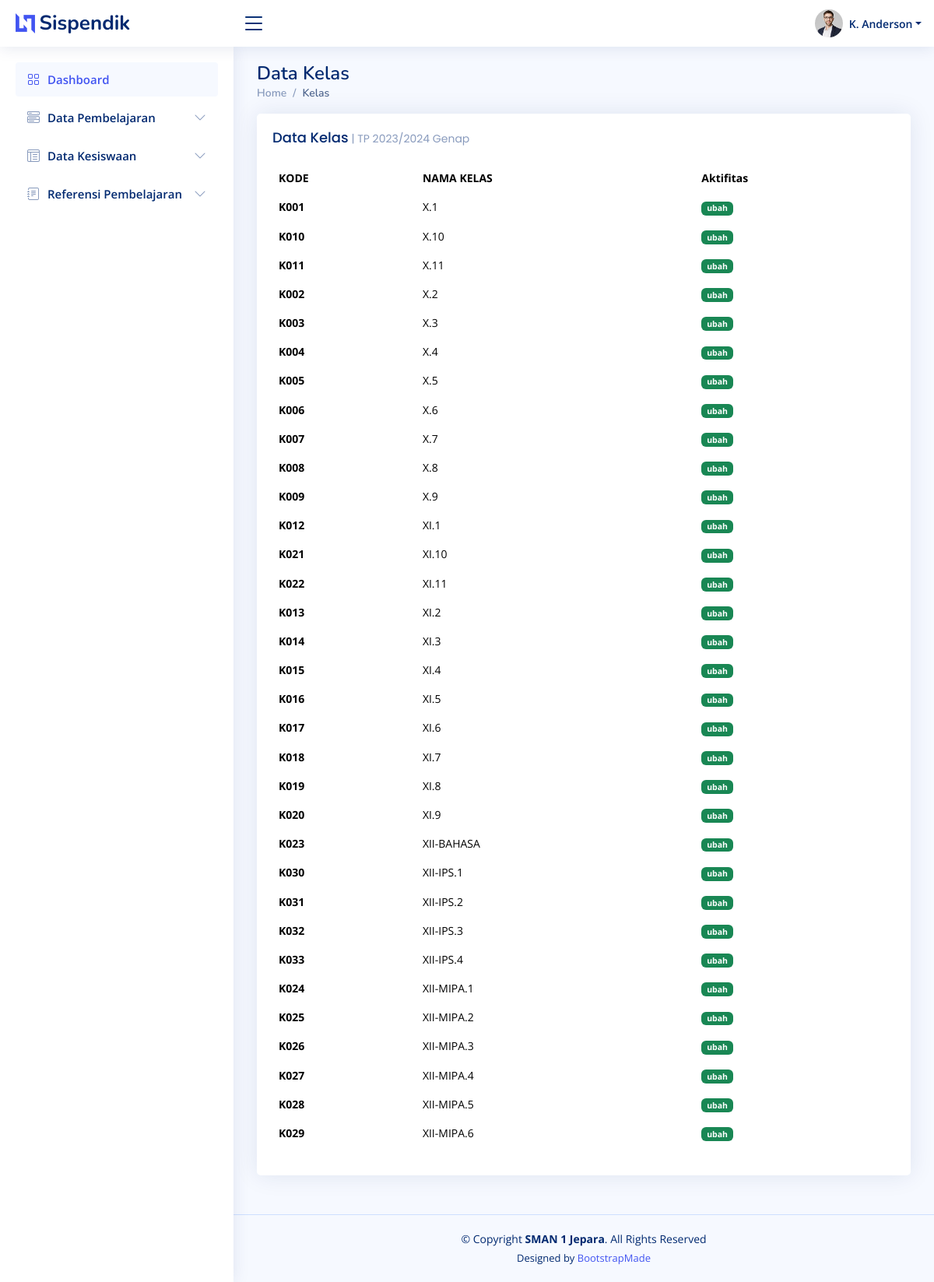
Page /webmin/kelas.php on the committed database.
### tables this page shows
CREATE TABLE IF NOT EXISTS `tahun_pelajaran` (
  `IDTP` char(5) NOT NULL,
  `KETERANGAN` varchar(20) NOT NULL,
  `AKTIF` enum('yes','no') NOT NULL,
  PRIMARY KEY (`IDTP`)
);

CREATE TABLE IF NOT EXISTS `ref_kelas` (
  `KD_KELAS` char(10) NOT NULL,
  `NAMA_KELAS` char(20) DEFAULT NULL,
  PRIMARY KEY (`KD_KELAS`)
);

### webmin/promp.php (called while the page is built, shortened)
<?php
include_once '../config/koneksi.php';
$queryTp = $con->query("SELECT * FROM tahun_pelajaran WHERE AKTIF='yes'");
$data_tp = $queryTp->fetch_array();

### webmin/kelas.php (the view, shortened to what this page needs)
<?php
include_once("promp.php");
?>
<!DOCTYPE html>
<html lang="en">
<head>
    <link href="assets/vendor/bootstrap/css/bootstrap.min.css" rel="stylesheet">
    <link href="assets/vendor/bootstrap-icons/bootstrap-icons.css" rel="stylesheet">
    <link href="assets/vendor/boxicons/css/boxicons.min.css" rel="stylesheet">
    <link href="assets/vendor/quill/quill.snow.css" rel="stylesheet">
    <link href="assets/vendor/quill/quill.bubble.css" rel="stylesheet">
    <link href="assets/vendor/remixicon/remixicon.css" rel="stylesheet">
    <link href="assets/vendor/simple-datatables/style.css" rel="stylesheet">
    <link href="assets/css/style.css" rel="stylesheet">
</head>
<body>
    <header id="header" class="header fixed-top d-flex align-items-center">
        <div class="d-flex align-items-center justify-content-between">
            <a href="index.php" class="logo d-flex align-items-center">
                <img src="assets/img/logo.png" alt="">
                <span class="d-none d-lg-block">Sispendik</span>
            </a>
            <i class="bi bi-list toggle-sidebar-btn"></i>
        </div>
        <nav class="header-nav ms-auto">
            <ul class="d-flex align-items-center">
                <li class="nav-item dropdown pe-3">
                    <a class="nav-link nav-profile d-flex align-items-center pe-0" href="#" data-bs-toggle="dropdown">
                        <img src="assets/img/profile-img.jpg" alt="Profile" class="rounded-circle">
                        <span class="d-none d-md-block dropdown-toggle ps-2">K. Anderson</span>
                    </a>
                </li>
            </ul>
        </nav>
    </header>
    <?php
    include "_komponen/menu.php";
    ?>
    <main id="main" class="main">
        <div class="pagetitle">
            <h1>Data Kelas</h1>
            <nav>
                <ol class="breadcrumb">
                    <li class="breadcrumb-item"><a href="index.html">Home</a></li>
                    <li class="breadcrumb-item active">Kelas</li>
                </ol>
            </nav>
        </div>
        <section class="section dashboard">
            <div class="row">
                <div class="col-lg-12">
                    <div class="row">
                        <div class="col-12">
                            <div class="card recent-sales overflow-auto">
                                <div class="card-body">
                                    <h5 class="card-title">Data Kelas<span> | TP <?php echo $data_tp['KETERANGAN'] ?></span></h5>
                                    <table class="table table-borderless datatable">
                                        <thead>
                                            <tr>
                                                <th scope="col">KODE</th>
                                                <th scope="col">NAMA KELAS</th>
                                                <th scope="col">Aktifitas</th>
                                            </tr>
                                        </thead>
                                        <tbody>
                                            <?php
                                            $stmts = $con->query("SELECT * FROM ref_kelas ORDER BY NAMA_KELAS ASC");
                                            while ($data = $stmts->fetch_array()) {
                                                echo "<tr><th scope='row'>" . $data['KD_KELAS'] . "</th>
                                                <td>" . $data['NAMA_KELAS'] . "</td>
                                                ";
                                                echo  "<td><a href='rombel_edit.php?id=" . $data['KD_KELAS'] . "' class='badge bg-success'>ubah</a></td></tr>";
                                            }
                                            ?>
                                        </tbody>
                                    </table>
                                </div>
                            </div>
                        </div>
                    </div>
                </div>
            </div>
        </section>
    </main>
    <footer id="footer" class="footer">
        <div class="copyright">
            &copy; Copyright <strong><span>SMAN 1 Jepara</span></strong>. All Rights Reserved
        </div>
        <div class="credits">
            Designed by <a href="https://bootstrapmade.com/">BootstrapMade</a>
        </div>
    </footer>
</body>
</html>

### webmin/_komponen/menu.php (shortened to what this page needs)
<aside id="sidebar" class="sidebar">
    <ul class="sidebar-nav" id="sidebar-nav">
        <li class="nav-item">
            <a class="nav-link " href="index.php">
                <i class="bi bi-grid"></i>
                <span>Dashboard</span>
            </a>
        </li>
        <li class="nav-item">
            <a class="nav-link collapsed" data-bs-target="#components-nav" data-bs-toggle="collapse" href="#">
                <i class="bi bi-menu-button-wide"></i><span>Data Pembelajaran</span><i class="bi bi-chevron-down ms-auto"></i>
            </a>
        </li>
        <li class="nav-item">
            <a class="nav-link collapsed" data-bs-target="#tables-nav" data-bs-toggle="collapse" href="#">
                <i class="bi bi-layout-text-window-reverse"></i><span>Data Kesiswaan</span><i class="bi bi-chevron-down ms-auto"></i>
            </a>
        </li>
        <li class="nav-item">
            <a class="nav-link collapsed" data-bs-target="#forms-nav" data-bs-toggle="collapse" href="#">
                <i class="bi bi-journal-text"></i><span>Referensi Pembelajaran</span><i class="bi bi-chevron-down ms-auto"></i>
            </a>
        </li>
    </ul>
</aside>

### webmin/assets/css/style.css (style rules this page uses)
:root { scroll-behavior: smooth; }
body { font-family: "Open Sans", sans-serif; background: #f6f9ff; color: #444444; }
a { color: #4154f1; text-decoration: none; }
h1, h2, h3, h4, h5, h6 { font-family: "Nunito", sans-serif; }
#main { margin-top: 60px; padding: 20px 30px; transition: all 0.3s; }
.pagetitle { margin-bottom: 10px; }
.pagetitle h1 { font-size: 24px; margin-bottom: 0; font-weight: 600; color: #012970; }
.card { margin-bottom: 30px; border: none; border-radius: 5px; box-shadow: 0px 0 30px rgba(1, 41, 112, 0.1); }
.card-title { padding: 20px 0 15px 0; font-size: 18px; font-weight: 500; color: #012970; font-family: "Poppins", sans-serif; }
.card-title span { color: #899bbd; font-size: 14px; font-weight: 400; }
.card-body { padding: 0 20px 20px 20px; }
.breadcrumb { font-size: 14px; font-family: "Nunito", sans-serif; color: #899bbd; font-weight: 600; }
.breadcrumb a { color: #899bbd; transition: 0.3s; }
.breadcrumb .breadcrumb-item::before { color: #899bbd; }
.breadcrumb .active { color: #51678f; font-weight: 600; }
.logo { line-height: 1; }
@media (min-width: 1200px) { .logo { width: 280px; } }
.logo img { max-height: 26px; margin-right: 6px; }
.logo span { font-size: 26px; font-weight: 700; color: #012970; font-family: "Nunito", sans-serif; }
.header { transition: all 0.5s; z-index: 997; height: 60px; box-shadow: 0px 2px 20px rgba(1, 41, 112, 0.1); background-color: #fff; padding-left: 20px; }
.header .toggle-sidebar-btn { font-size: 32px; padding-left: 10px; cursor: pointer; color: #012970; }
.header-nav ul { list-style: none; }
.header-nav>ul { margin: 0; padding: 0; }
.header-nav .nav-profile { color: #012970; }
.header-nav .nav-profile img { max-height: 36px; }
.header-nav .nav-profile span { font-size: 14px; font-weight: 600; }
.sidebar { position: fixed; top: 60px; left: 0; bottom: 0; width: 300px; z-index: 996; transition: all 0.3s; padding: 20px; overflow-y: auto; scrollbar-width: thin; scrollbar-color: #aab7cf transparent; box-shadow: 0px 0px 20px rgba(1, 41, 112, 0.1); background-color: #fff; }
@media (min-width: 1200px) { #main, #footer { margin-left: 300px; } }
.sidebar-nav { padding: 0; margin: 0; list-style: none; }
.sidebar-nav li { padding: 0; margin: 0; list-style: none; }
.sidebar-nav .nav-item { margin-bottom: 5px; }
.sidebar-nav .nav-link { display: flex; align-items: center; font-size: 15px; font-weight: 600; color: #4154f1; transition: 0.3; background: #f6f9ff; padding: 10px 15px; border-radius: 4px; }
.sidebar-nav .nav-link i { font-size: 16px; margin-right: 10px; color: #4154f1; }
.sidebar-nav .nav-link.collapsed { color: #012970; background: #fff; }
.sidebar-nav .nav-link.collapsed i { color: #899bbd; }
.sidebar-nav .nav-link .bi-chevron-down { margin-right: 0; transition: transform 0.2s ease-in-out; }
.dashboard .recent-sales { font-size: 14px; }
.dashboard .recent-sales .table thead { background: #f6f6fe; }
.dashboard .recent-sales .table thead th { border: 0; }
.footer { padding: 20px 0; font-size: 14px; transition: all 0.3s; border-top: 1px solid #cddfff; }
.footer .copyright { text-align: center; color: #012970; }
.footer .credits { padding-top: 5px; text-align: center; font-size: 13px; color: #012970; }

### rows in the picture
tahun_pelajaran: KETERANGAN "2023/2024 Genap"
ref_kelas: KD_KELAS "K001", NAMA_KELAS "X.1"
ref_kelas: KD_KELAS "K010", NAMA_KELAS "X.10"
ref_kelas: KD_KELAS "K011", NAMA_KELAS "X.11"
ref_kelas: KD_KELAS "K002", NAMA_KELAS "X.2"
ref_kelas: KD_KELAS "K003", NAMA_KELAS "X.3"
ref_kelas: KD_KELAS "K004", NAMA_KELAS "X.4"
ref_kelas: KD_KELAS "K005", NAMA_KELAS "X.5"
ref_kelas: KD_KELAS "K006", NAMA_KELAS "X.6"
ref_kelas: KD_KELAS "K007", NAMA_KELAS "X.7"
ref_kelas: KD_KELAS "K008", NAMA_KELAS "X.8"
ref_kelas: KD_KELAS "K009", NAMA_KELAS "X.9"
ref_kelas: KD_KELAS "K012", NAMA_KELAS "XI.1"
ref_kelas: KD_KELAS "K021", NAMA_KELAS "XI.10"
ref_kelas: KD_KELAS "K022", NAMA_KELAS "XI.11"
ref_kelas: KD_KELAS "K013", NAMA_KELAS "XI.2"
ref_kelas: KD_KELAS "K014", NAMA_KELAS "XI.3"
ref_kelas: KD_KELAS "K015", NAMA_KELAS "XI.4"
ref_kelas: KD_KELAS "K016", NAMA_KELAS "XI.5"
ref_kelas: KD_KELAS "K017", NAMA_KELAS "XI.6"
ref_kelas: KD_KELAS "K018", NAMA_KELAS "XI.7"
ref_kelas: KD_KELAS "K019", NAMA_KELAS "XI.8"
ref_kelas: KD_KELAS "K020", NAMA_KELAS "XI.9"
ref_kelas: KD_KELAS "K023", NAMA_KELAS "XII-BAHASA"
ref_kelas: KD_KELAS "K030", NAMA_KELAS "XII-IPS.1"
ref_kelas: KD_KELAS "K031", NAMA_KELAS "XII-IPS.2"
ref_kelas: KD_KELAS "K032", NAMA_KELAS "XII-IPS.3"
ref_kelas: KD_KELAS "K033", NAMA_KELAS "XII-IPS.4"
ref_kelas: KD_KELAS "K024", NAMA_KELAS "XII-MIPA.1"
ref_kelas: KD_KELAS "K025", NAMA_KELAS "XII-MIPA.2"
ref_kelas: KD_KELAS "K026", NAMA_KELAS "XII-MIPA.3"
ref_kelas: KD_KELAS "K027", NAMA_KELAS "XII-MIPA.4"
ref_kelas: KD_KELAS "K028", NAMA_KELAS "XII-MIPA.5"
ref_kelas: KD_KELAS "K029", NAMA_KELAS "XII-MIPA.6"
